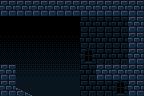

Tiled map render using the project's own tile images. Description and the map definition, with tile-layer contents summarised, below:
An orthogonal 9x6 tile map with 16x16 px tiles, 3 tile layers (bg, Tile Layer 1, Tile Layer 3).

<map version="1.5" tiledversion="1.7.2" orientation="orthogonal" renderorder="right-down" width="9" height="6" tilewidth="16" tileheight="16" infinite="0" nextlayerid="4" nextobjectid="1">
 <tileset firstgid="1" source="../../Images/soulpieces.tsx" />
 <layer id="2" name="bg" width="9" height="6">
  <data>[54 cells, 54 non-empty, 5 distinct tile ids]</data>
 </layer>
 <layer id="1" name="Tile Layer 1" width="9" height="6">
  <data>[54 cells, 32 non-empty, 4 distinct tile ids]</data>
 </layer>
 <layer id="3" name="Tile Layer 3" width="9" height="6">
  <data>[54 cells, 2 non-empty, 1 distinct tile ids]</data>
 </layer>
</map>
